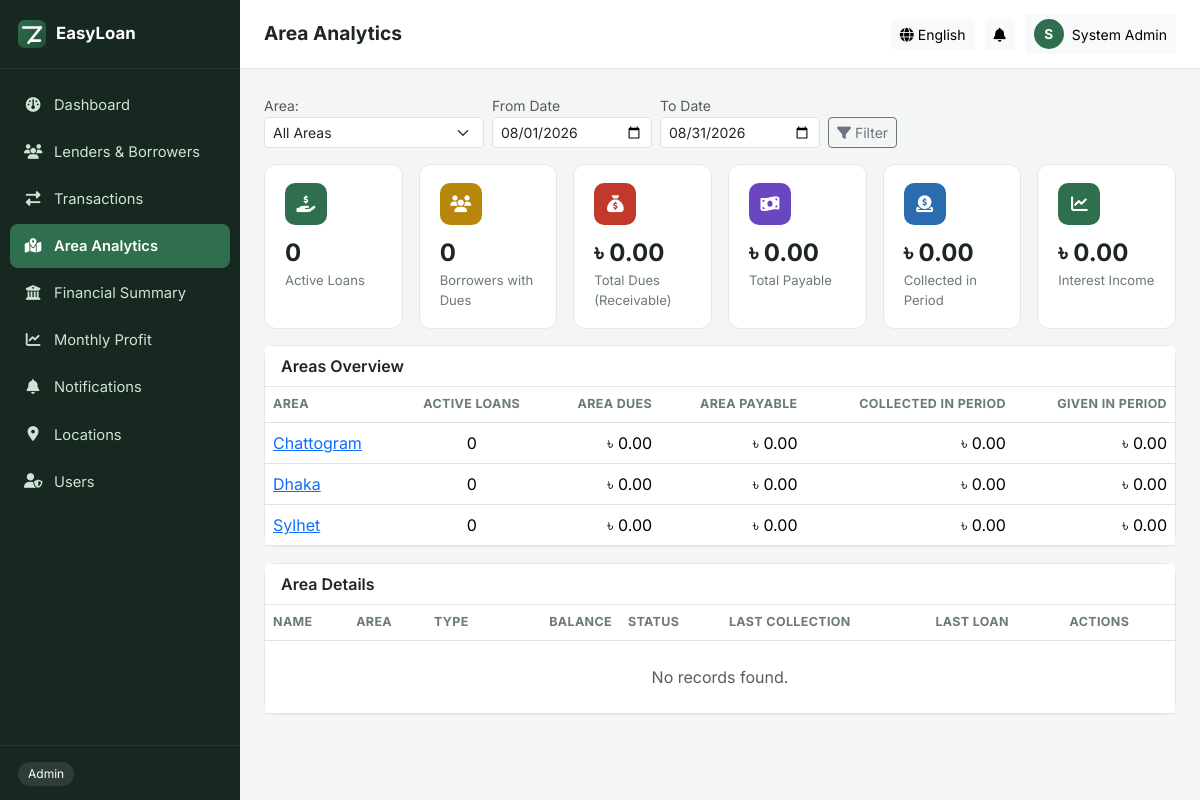
Page /modules/areas/index.php (signed in) on the committed database.
### tables this page shows
CREATE TABLE IF NOT EXISTS `locations` (
  `id` INT AUTO_INCREMENT PRIMARY KEY,
  `name` VARCHAR(100) NOT NULL,
  `is_deleted` TINYINT(1) NOT NULL DEFAULT 0,
  `created_at` TIMESTAMP DEFAULT CURRENT_TIMESTAMP
);

CREATE TABLE IF NOT EXISTS `settings` (
  `id` INT PRIMARY KEY DEFAULT 1,
  `company_name` VARCHAR(200) NOT NULL DEFAULT 'EasyLoan',
  `currency_symbol` VARCHAR(5) NOT NULL DEFAULT '৳',
  `default_lang` ENUM('en','bn') NOT NULL DEFAULT 'en',
  `updated_at` TIMESTAMP DEFAULT CURRENT_TIMESTAMP ON UPDATE CURRENT_TIMESTAMP
);

### config/config.php (called while the page is built, shortened)
<?php
function db(): PDO
{
    static $pdo = null;
    if ($pdo === null) {
        $dsn = 'mysql:host=' . DB_HOST . ';dbname=' . DB_NAME . ';charset=utf8mb4';
        $pdo = new PDO($dsn, DB_USER, DB_PASS, [
            PDO::ATTR_ERRMODE            => PDO::ERRMODE_EXCEPTION,
            PDO::ATTR_DEFAULT_FETCH_MODE => PDO::FETCH_ASSOC,
            PDO::ATTR_EMULATE_PREPARES   => false,
        ]);
    }
    return $pdo;
}
$CURRENT_LANG = $_SESSION['lang'] ?? 'en';
$LANG = require ROOT_PATH . '/lang/' . $CURRENT_LANG . '.php';
require_once ROOT_PATH . '/includes/functions.php';

### includes/functions.php (called while the page is built, shortened)
<?php
function t(string $key): string
{
    global $LANG;
    return $LANG[$key] ?? $key;
}
function format_currency(float $amount): string
{
    static $symbol = null;
    if ($symbol === null) {
        $row = fetch_one('SELECT currency_symbol FROM settings WHERE id = 1');
        $symbol = $row['currency_symbol'] ?? '৳';
    }
    return $symbol . ' ' . number_format($amount, 2);
}
function fetch_all(string $sql, array $params = []): array
{
    $stmt = db()->prepare($sql);
    $stmt->execute($params);
    return $stmt->fetchAll();
}
function fetch_one(string $sql, array $params = []): ?array
{
    $stmt = db()->prepare($sql);
    $stmt->execute($params);
    $row = $stmt->fetch();
    return $row === false ? null : $row;
}
function e(string $value): string
{
    return htmlspecialchars($value, ENT_QUOTES, 'UTF-8');
}

### modules/areas/index.php (the view, shortened to what this page needs)
<?php
require_once __DIR__ . '/../../config/config.php';
$location_id = ($_GET['location_id'] ?? '') !== '' ? (int) $_GET['location_id'] : null;
$from_date = $_GET['from_date'] ?? '';
$to_date = $_GET['to_date'] ?? '';
if ($from_date === '') { $from_date = date('Y-m-01'); }
if ($to_date === '') { $to_date = date('Y-m-t'); }
$locWhere = $location_id ? 'AND location_id = ?' : '';
$locParam = $location_id ? [$location_id] : [];
$stats = fetch_one(
    "SELECT
        COUNT(CASE WHEN person_type='Borrower' THEN 1 END) AS borrower_count,
        COUNT(CASE WHEN person_type='Lender' THEN 1 END) AS lender_count,
        COUNT(CASE WHEN person_type='Borrower' AND status='Active' AND balance > 0 THEN 1 END) AS active_loans,
        COUNT(CASE WHEN person_type='Borrower' AND balance > 0 THEN 1 END) AS borrowers_with_dues,
        COALESCE(SUM(CASE WHEN person_type='Borrower' AND balance > 0 THEN balance ELSE 0 END), 0) AS total_dues,
        COALESCE(SUM(CASE WHEN person_type='Lender' AND balance > 0 THEN balance ELSE 0 END), 0) AS total_payable
     FROM persons
     WHERE is_deleted = 0 $locWhere",
    $locParam
);
$period = fetch_one(
    "SELECT
        COALESCE(SUM(CASE WHEN t.transaction_type = 'Amount Received' AND p.person_type = 'Borrower' THEN t.amount ELSE 0 END), 0) AS collected,
        COALESCE(SUM(CASE WHEN t.transaction_type = 'Amount Given' AND p.person_type = 'Borrower' THEN t.amount ELSE 0 END), 0) AS given,
        COALESCE(SUM(CASE WHEN t.transaction_type = 'Interest' AND p.person_type = 'Borrower' THEN t.amount ELSE 0 END), 0) AS interest_income
     FROM transactions t
     JOIN persons p ON p.id = t.person_id AND p.is_deleted = 0
     WHERE t.is_deleted = 0 AND t.transaction_date BETWEEN ? AND ?
       " . ($location_id ? 'AND p.location_id = ?' : '') . "",
    $location_id ? [$from_date, $to_date, $location_id] : [$from_date, $to_date]
);
$areaRows = fetch_all(
    "SELECT l.id, l.name,
        COUNT(CASE WHEN p.person_type = 'Borrower' AND p.status = 'Active' AND p.balance > 0 THEN 1 END) AS active_loans,
        COALESCE(SUM(CASE WHEN p.person_type = 'Borrower' AND p.balance > 0 THEN p.balance ELSE 0 END), 0) AS dues,
        COALESCE(SUM(CASE WHEN p.person_type = 'Lender' AND p.balance > 0 THEN p.balance ELSE 0 END), 0) AS payable
     FROM locations l
     LEFT JOIN persons p ON p.location_id = l.id AND p.is_deleted = 0
     WHERE l.is_deleted = 0
     GROUP BY l.id, l.name
     ORDER BY l.name"
);
$areaPeriodMap = [];
$persons = fetch_all(
    "SELECT p.id, p.name, p.person_type, p.status, p.balance, p.phone, p.location_id, l.name AS location_name,
        (SELECT MAX(t.transaction_date) FROM transactions t
          WHERE t.person_id = p.id AND t.is_deleted = 0 AND t.transaction_type = 'Amount Received') AS last_collection,
        (SELECT MAX(t.transaction_date) FROM transactions t
          WHERE t.person_id = p.id AND t.is_deleted = 0 AND t.transaction_type = 'Amount Given') AS last_disbursement
     FROM persons p
     LEFT JOIN locations l ON l.id = p.location_id
     WHERE p.is_deleted = 0 " . ($location_id ? 'AND p.location_id = ?' : '') . "
     ORDER BY l.name, p.person_type, p.name",
    $locParam
);
include __DIR__ . '/../../includes/header.php';
?>
<form class="mb-3 no-print" method="get">
    <div class="d-flex gap-2 align-items-end flex-wrap">
        <div>
            <label class="form-label small mb-0 text-muted"><?= e(t('area')) ?>:</label>
            <select name="location_id" class="form-select form-select-sm" style="width:220px" onchange="this.form.submit()">
                <option value=""><?= e(t('all_areas')) ?></option>
            </select>
        </div>
        <div>
            <label class="form-label small mb-0 text-muted"><?= e(t('from_date')) ?></label>
            <input type="date" name="from_date" class="form-control form-control-sm" style="width:160px" value="<?= e($from_date) ?>">
        </div>
        <div>
            <label class="form-label small mb-0 text-muted"><?= e(t('to_date')) ?></label>
            <input type="date" name="to_date" class="form-control form-control-sm" style="width:160px" value="<?= e($to_date) ?>">
        </div>
        <button class="btn btn-sm btn-outline-secondary" type="submit"><i class="fa-solid fa-filter"></i> <?= e(t('filter')) ?></button>
    </div>
</form>
<div class="row g-3 mb-3">
    <div class="col-6 col-lg-2">
        <div class="kpi-card">
            <div class="kpi-icon bg-icon-green"><i class="fa-solid fa-hand-holding-dollar"></i></div>
            <div class="kpi-value"><?= (int) $stats['active_loans'] ?></div>
            <div class="kpi-label"><?= e(t('active_loans')) ?></div>
        </div>
    </div>
    <div class="col-6 col-lg-2">
        <div class="kpi-card">
            <div class="kpi-icon bg-icon-amber"><i class="fa-solid fa-users"></i></div>
            <div class="kpi-value"><?= (int) $stats['borrowers_with_dues'] ?></div>
            <div class="kpi-label"><?= e(t('borrowers_with_dues')) ?></div>
        </div>
    </div>
    <div class="col-6 col-lg-2">
        <div class="kpi-card">
            <div class="kpi-icon bg-icon-red"><i class="fa-solid fa-sack-dollar"></i></div>
            <div class="kpi-value"><?= format_currency((float) $stats['total_dues']) ?></div>
            <div class="kpi-label"><?= e(t('total_dues')) ?></div>
        </div>
    </div>
    <div class="col-6 col-lg-2">
        <div class="kpi-card">
            <div class="kpi-icon bg-icon-purple"><i class="fa-solid fa-money-bill-wave"></i></div>
            <div class="kpi-value"><?= format_currency((float) $stats['total_payable']) ?></div>
            <div class="kpi-label"><?= e(t('total_payable')) ?></div>
        </div>
    </div>
    <div class="col-6 col-lg-2">
        <div class="kpi-card">
            <div class="kpi-icon bg-icon-blue"><i class="fa-solid fa-circle-dollar-to-slot"></i></div>
            <div class="kpi-value"><?= format_currency((float) $period['collected']) ?></div>
            <div class="kpi-label"><?= e(t('collected_in_period')) ?></div>
        </div>
    </div>
    <div class="col-6 col-lg-2">
        <div class="kpi-card">
            <div class="kpi-icon bg-icon-green"><i class="fa-solid fa-chart-line"></i></div>
            <div class="kpi-value"><?= format_currency((float) $period['interest_income']) ?></div>
            <div class="kpi-label"><?= e(t('interest_income')) ?></div>
        </div>
    </div>
</div>
<div class="card mb-3">
    <div class="card-header"><?= e(t('areas_overview')) ?></div>
    <div class="table-responsive">
        <table class="table table-hover mb-0">
            <thead>
                <tr>
                    <th><?= e(t('area')) ?></th>
                    <th class="text-center"><?= e(t('active_loans')) ?></th>
                    <th class="text-end"><?= e(t('area_dues')) ?></th>
                    <th class="text-end"><?= e(t('area_payable')) ?></th>
                    <th class="text-end"><?= e(t('collected_in_period')) ?></th>
                    <th class="text-end"><?= e(t('given_in_period')) ?></th>
                </tr>
            </thead>
            <tbody>
            <?php foreach ($areaRows as $a): ?>
                <?php $ap = $areaPeriodMap[(int) $a['id']] ?? ['collected' => 0, 'given' => 0]; ?>
                <tr class="<?= $location_id === (int) $a['id'] ? 'table-active' : '' ?>">
                    <td>
                        <?php if ($location_id === (int) $a['id']): ?>
                            <strong><?= e($a['name']) ?></strong>
                        <?php else: ?>
                            <a href="?location_id=<?= (int) $a['id'] ?>&from_date=<?= e($from_date) ?>&to_date=<?= e($to_date) ?>"><?= e($a['name']) ?></a>
                        <?php endif; ?>
                    </td>
                    <td class="text-center"><?= (int) $a['active_loans'] ?></td>
                    <td class="text-end"><?= format_currency((float) $a['dues']) ?></td>
                    <td class="text-end"><?= format_currency((float) $a['payable']) ?></td>
                    <td class="text-end"><?= format_currency((float) $ap['collected']) ?></td>
                    <td class="text-end"><?= format_currency((float) $ap['given']) ?></td>
                </tr>
            <?php endforeach; ?>
            </tbody>
        </table>
    </div>
</div>
<div class="card">
    <div class="card-header d-flex justify-content-between align-items-center">
        <span><?= e(t('area_details')) ?></span>
    </div>
    <div class="table-responsive">
        <table class="table table-hover mb-0">
            <thead>
                <tr>
                    <th><?= e(t('name')) ?></th>
                    <?php if (!$location_id): ?><th><?= e(t('area')) ?></th><?php endif; ?>
                    <th><?= e(t('person_type')) ?></th>
                    <th class="text-end"><?= e(t('balance')) ?></th>
                    <th><?= e(t('status')) ?></th>
                    <th><?= e(t('last_collection')) ?></th>
                    <th><?= e(t('last_disbursement')) ?></th>
                    <th class="no-print"><?= e(t('actions')) ?></th>
                </tr>
            </thead>
            <tbody>
            <?php if (empty($persons)): ?>
                <tr><td colspan="<?= $location_id ? 7 : 8 ?>" class="text-center text-muted py-4"><?= e(t('no_records_found')) ?></td></tr>
            <?php endif; ?>
            </tbody>
        </table>
    </div>
</div>
<?php
include __DIR__ . '/../../includes/footer.php';

### assets/css/style.css (style rules this page uses)
:root { --brand: #2f6f4f; --brand-dark: #1f4d36; --brand-light: #e8f3ee; --sidebar-bg: #16281f; --sidebar-text: #cfe3d8; --sidebar-active: #2f6f4f; --danger: #c0392b; --warn: #b8860b; --bg: #f4f6f5; --card-border: #e3e8e6; }
body { font-family: 'Inter', 'Hind Siliguri', sans-serif; background: var(--bg); color: #1e2622; }
.kpi-card { background: #fff; border: 1px solid var(--card-border); border-radius: 12px; padding: 18px 20px; height: 100%; }
.kpi-card .kpi-icon { width: 42px; height: 42px; border-radius: 10px; display: flex; align-items: center; justify-content: center; font-size: 1.05rem; margin-bottom: 10px; color: #fff; }
.kpi-card .kpi-value { font-size: 1.5rem; font-weight: 700; }
.kpi-card .kpi-label { font-size: 0.82rem; color: #6b7a72; }
.bg-icon-green { background: #2f6f4f; }
.bg-icon-red { background: #c0392b; }
.bg-icon-blue { background: #2b6cb0; }
.bg-icon-amber { background: #b8860b; }
.bg-icon-purple { background: #6b46c1; }
.card { border: 1px solid var(--card-border); border-radius: 12px; }
.card-header { background: #fff; border-bottom: 1px solid var(--card-border); font-weight: 600; }
.table thead th { font-size: 0.78rem; text-transform: uppercase; letter-spacing: 0.03em; color: #6b7a72; border-bottom-width: 1px; }

### rows in the picture
locations: name "Chattogram", active_loans "0", dues "৳ 0.00", payable "৳ 0.00", id.currency_symbol "৳ 0.00"
locations: name "Dhaka", active_loans "0", dues "৳ 0.00", payable "৳ 0.00", id.currency_symbol "৳ 0.00"
locations: name "Sylhet", active_loans "0", dues "৳ 0.00", payable "৳ 0.00", id.currency_symbol "৳ 0.00"

### other values in the picture
t('app_name') "EasyLoan"
t('dashboard') "Dashboard"
t('persons') "Lenders & Borrowers"
t('transactions') "Transactions"
t('areas') "Area Analytics"
t('finance') "Financial Summary"
t('reports') "Monthly Profit"
t('notifications') "Notifications"
t('locations') "Locations"
t('users') "Users"
t(strtolower(current_user_role() ?? '')) "Admin"
$page_title "Area Analytics"
t('english') "English"
mb_substr($_SESSION['full_name'] ?? '?', 0, 1) "S"
$_SESSION['full_name'] "System Admin"
